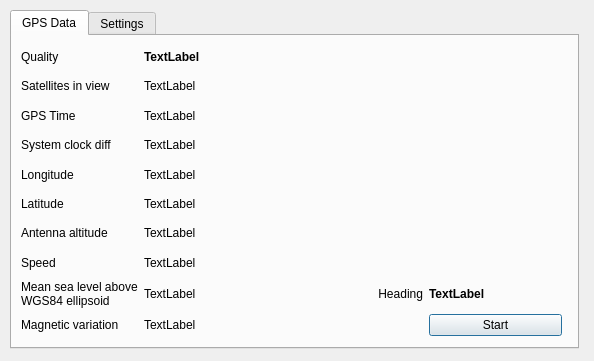
<?xml version="1.0" encoding="UTF-8"?>
<ui version="4.0">
 <class>GPSDialog</class>
 <widget class="QDialog" name="GPSDialog">
  <property name="geometry">
   <rect>
    <x>0</x>
    <y>0</y>
    <width>594</width>
    <height>361</height>
   </rect>
  </property>
  <property name="sizePolicy">
   <sizepolicy hsizetype="Preferred" vsizetype="Preferred">
    <horstretch>0</horstretch>
    <verstretch>0</verstretch>
   </sizepolicy>
  </property>
  <property name="windowTitle">
   <string>NMEA0183 GPS</string>
  </property>
  <widget class="QWidget" name="gridLayoutWidget">
   <property name="geometry">
    <rect>
     <x>10</x>
     <y>10</y>
     <width>571</width>
     <height>341</height>
    </rect>
   </property>
   <layout class="QGridLayout" name="mainLayout">
    <property name="sizeConstraint">
     <enum>QLayout::SetFixedSize</enum>
    </property>
    <item row="1" column="0">
     <widget class="QTabWidget" name="tabWidget">
      <property name="sizePolicy">
       <sizepolicy hsizetype="Preferred" vsizetype="Preferred">
        <horstretch>0</horstretch>
        <verstretch>0</verstretch>
       </sizepolicy>
      </property>
      <property name="minimumSize">
       <size>
        <width>569</width>
        <height>339</height>
       </size>
      </property>
      <property name="maximumSize">
       <size>
        <width>16777215</width>
        <height>16777215</height>
       </size>
      </property>
      <property name="currentIndex">
       <number>0</number>
      </property>
      <widget class="QWidget" name="gps_tab_1">
       <attribute name="title">
        <string>GPS Data</string>
       </attribute>
       <widget class="QWidget" name="layoutWidget">
        <property name="geometry">
         <rect>
          <x>9</x>
          <y>9</y>
          <width>541</width>
          <height>291</height>
         </rect>
        </property>
        <layout class="QGridLayout" name="gridLayout_2">
         <item row="0" column="0">
          <widget class="QLabel" name="label_3">
           <property name="text">
            <string>Quality</string>
           </property>
          </widget>
         </item>
         <item row="0" column="1" colspan="2">
          <widget class="QLabel" name="qualityLabel">
           <property name="minimumSize">
            <size>
             <width>140</width>
             <height>0</height>
            </size>
           </property>
           <property name="font">
            <font>
             <weight>75</weight>
             <bold>true</bold>
            </font>
           </property>
           <property name="text">
            <string>TextLabel</string>
           </property>
          </widget>
         </item>
         <item row="1" column="0">
          <widget class="QLabel" name="label_5">
           <property name="text">
            <string>Satellites in view</string>
           </property>
          </widget>
         </item>
         <item row="1" column="1" colspan="2">
          <widget class="QLabel" name="satsLabel">
           <property name="text">
            <string>TextLabel</string>
           </property>
          </widget>
         </item>
         <item row="2" column="0">
          <widget class="QLabel" name="label_4">
           <property name="text">
            <string>GPS Time</string>
           </property>
          </widget>
         </item>
         <item row="2" column="1" colspan="2">
          <widget class="QLabel" name="timeLabel">
           <property name="text">
            <string>TextLabel</string>
           </property>
          </widget>
         </item>
         <item row="4" column="0">
          <widget class="QLabel" name="label_6">
           <property name="text">
            <string>Longitude</string>
           </property>
          </widget>
         </item>
         <item row="4" column="1" colspan="2">
          <widget class="QLabel" name="lonLabel">
           <property name="text">
            <string>TextLabel</string>
           </property>
          </widget>
         </item>
         <item row="5" column="0">
          <widget class="QLabel" name="label_7">
           <property name="text">
            <string>Latitude</string>
           </property>
          </widget>
         </item>
         <item row="5" column="1" colspan="2">
          <widget class="QLabel" name="latLabel">
           <property name="text">
            <string>TextLabel</string>
           </property>
          </widget>
         </item>
         <item row="6" column="0">
          <widget class="QLabel" name="label_8">
           <property name="text">
            <string>Antenna altitude</string>
           </property>
          </widget>
         </item>
         <item row="6" column="1" colspan="2">
          <widget class="QLabel" name="altLabel">
           <property name="text">
            <string>TextLabel</string>
           </property>
          </widget>
         </item>
         <item row="7" column="0">
          <widget class="QLabel" name="label_11">
           <property name="text">
            <string>Speed</string>
           </property>
          </widget>
         </item>
         <item row="7" column="1" colspan="2">
          <widget class="QLabel" name="speedLabel">
           <property name="text">
            <string>TextLabel</string>
           </property>
          </widget>
         </item>
         <item row="8" column="0">
          <widget class="QLabel" name="label_9">
           <property name="text">
            <string>Mean sea level above WGS84 ellipsoid</string>
           </property>
           <property name="wordWrap">
            <bool>true</bool>
           </property>
          </widget>
         </item>
         <item row="8" column="1" colspan="2">
          <widget class="QLabel" name="geoHeightLabel">
           <property name="text">
            <string>TextLabel</string>
           </property>
          </widget>
         </item>
         <item row="9" column="0">
          <widget class="QLabel" name="label_10">
           <property name="text">
            <string>Magnetic variation</string>
           </property>
          </widget>
         </item>
         <item row="9" column="1">
          <widget class="QLabel" name="magvarLabel">
           <property name="text">
            <string>TextLabel</string>
           </property>
          </widget>
         </item>
         <item row="9" column="2" colspan="2">
          <spacer name="horizontalSpacer_2">
           <property name="orientation">
            <enum>Qt::Horizontal</enum>
           </property>
           <property name="sizeHint" stdset="0">
            <size>
             <width>118</width>
             <height>20</height>
            </size>
           </property>
          </spacer>
         </item>
         <item row="9" column="4">
          <widget class="QPushButton" name="startStopButton">
           <property name="text">
            <string>Start</string>
           </property>
          </widget>
         </item>
         <item row="0" column="3" rowspan="8" colspan="2">
          <widget class="QWidget" name="gpswidget" native="true">
           <property name="sizePolicy">
            <sizepolicy hsizetype="Fixed" vsizetype="Fixed">
             <horstretch>205</horstretch>
             <verstretch>205</verstretch>
            </sizepolicy>
           </property>
           <property name="minimumSize">
            <size>
             <width>205</width>
             <height>205</height>
            </size>
           </property>
           <property name="styleSheet">
            <string notr="true">background-image: url(:/new/prefix1/images/compass-1.png);
background-position: top center;
background-repeat: no-repeat;

</string>
           </property>
          </widget>
         </item>
         <item row="8" column="3">
          <widget class="QLabel" name="label_13">
           <property name="text">
            <string>Heading</string>
           </property>
           <property name="alignment">
            <set>Qt::AlignRight|Qt::AlignTrailing|Qt::AlignVCenter</set>
           </property>
          </widget>
         </item>
         <item row="8" column="4">
          <widget class="QLabel" name="courceLabel">
           <property name="font">
            <font>
             <weight>75</weight>
             <bold>true</bold>
            </font>
           </property>
           <property name="text">
            <string>TextLabel</string>
           </property>
          </widget>
         </item>
         <item row="3" column="0">
          <widget class="QLabel" name="label_14">
           <property name="text">
            <string>System clock diff</string>
           </property>
          </widget>
         </item>
         <item row="3" column="1" colspan="2">
          <widget class="QLabel" name="diffLabel">
           <property name="text">
            <string>TextLabel</string>
           </property>
          </widget>
         </item>
        </layout>
       </widget>
      </widget>
      <widget class="QWidget" name="gps_tab_2">
       <attribute name="title">
        <string>Settings</string>
       </attribute>
       <widget class="QWidget" name="layoutWidget">
        <property name="geometry">
         <rect>
          <x>10</x>
          <y>10</y>
          <width>351</width>
          <height>207</height>
         </rect>
        </property>
        <layout class="QGridLayout" name="gridLayout">
         <item row="0" column="0">
          <widget class="QLabel" name="label">
           <property name="text">
            <string>Port</string>
           </property>
          </widget>
         </item>
         <item row="0" column="1">
          <widget class="QLineEdit" name="gpsPortEd">
           <property name="text">
            <string>/dev/ttyUSB0</string>
           </property>
          </widget>
         </item>
         <item row="1" column="0">
          <widget class="QLabel" name="label_2">
           <property name="text">
            <string>Baudrate</string>
           </property>
          </widget>
         </item>
         <item row="1" column="1">
          <widget class="QComboBox" name="baudrateCb">
           <property name="currentIndex">
            <number>1</number>
           </property>
           <item>
            <property name="text">
             <string>2400</string>
            </property>
           </item>
           <item>
            <property name="text">
             <string>4800</string>
            </property>
           </item>
           <item>
            <property name="text">
             <string>9600</string>
            </property>
           </item>
           <item>
            <property name="text">
             <string>19200</string>
            </property>
           </item>
           <item>
            <property name="text">
             <string>38400</string>
            </property>
           </item>
           <item>
            <property name="text">
             <string>57600</string>
            </property>
           </item>
           <item>
            <property name="text">
             <string>115200</string>
            </property>
           </item>
          </widget>
         </item>
         <item row="2" column="0">
          <widget class="QLabel" name="label_12">
           <property name="text">
            <string>Flow control</string>
           </property>
          </widget>
         </item>
         <item row="2" column="1">
          <widget class="QComboBox" name="flowControlCb">
           <item>
            <property name="text">
             <string>None</string>
            </property>
           </item>
           <item>
            <property name="text">
             <string>XON/XOFF</string>
            </property>
           </item>
           <item>
            <property name="text">
             <string>Hardware</string>
            </property>
           </item>
          </widget>
         </item>
         <item row="3" column="1">
          <widget class="QCheckBox" name="utcTimeCb">
           <property name="text">
            <string>Show UTC Time</string>
           </property>
           <property name="checked">
            <bool>false</bool>
           </property>
          </widget>
         </item>
         <item row="4" column="1">
          <widget class="QCheckBox" name="setTimeCb">
           <property name="text">
            <string>Sync system time to GPS time</string>
           </property>
          </widget>
         </item>
         <item row="5" column="1">
          <widget class="QCheckBox" name="setQTHCB">
           <property name="text">
            <string>Sync QTH to GPS position</string>
           </property>
          </widget>
         </item>
         <item row="6" column="1">
          <widget class="QCheckBox" name="dmsCb">
           <property name="text">
            <string>Format DMS (63° 9' 31.32&quot;)</string>
           </property>
          </widget>
         </item>
        </layout>
       </widget>
      </widget>
     </widget>
    </item>
   </layout>
  </widget>
 </widget>
 <resources/>
 <connections/>
</ui>
